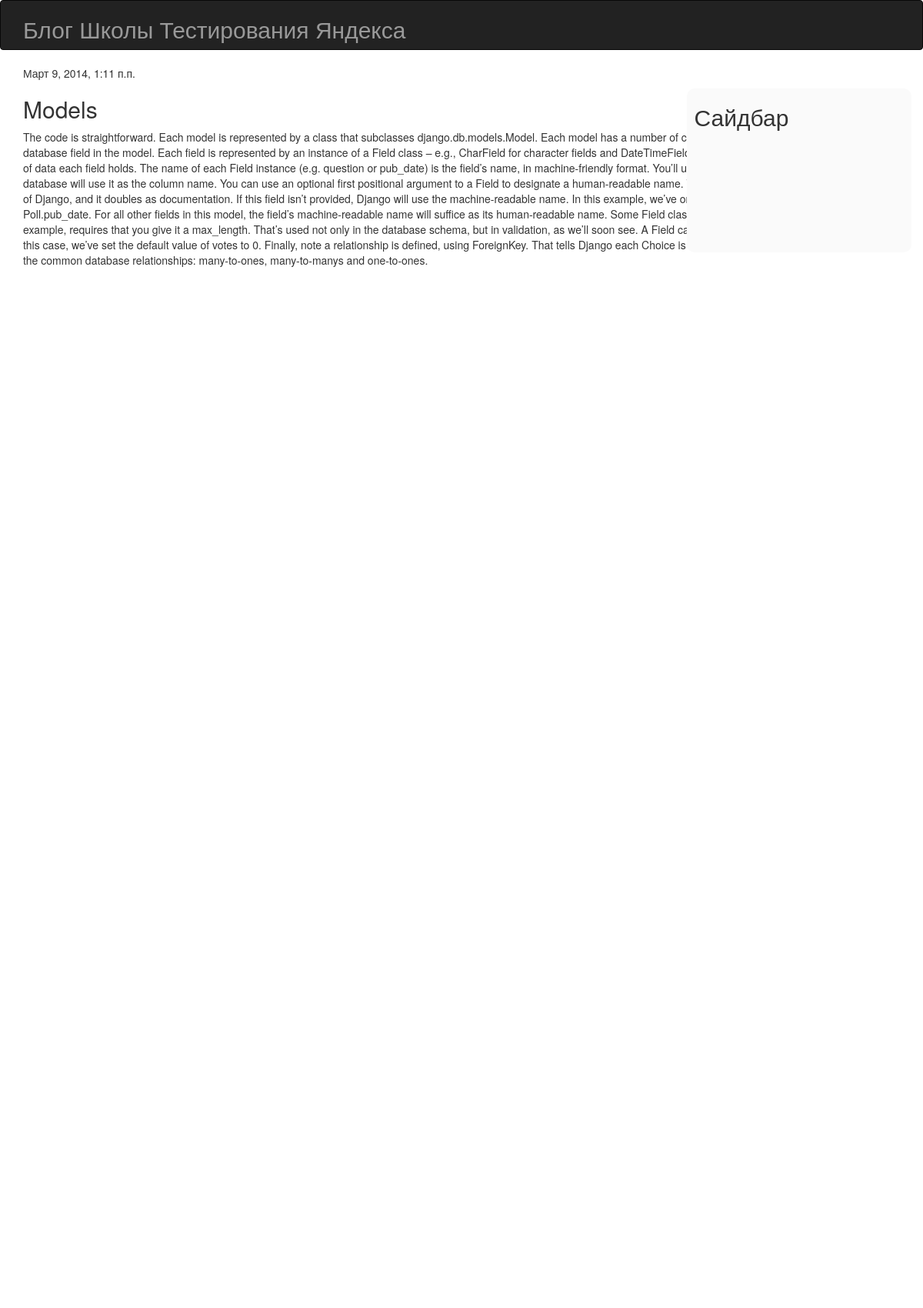
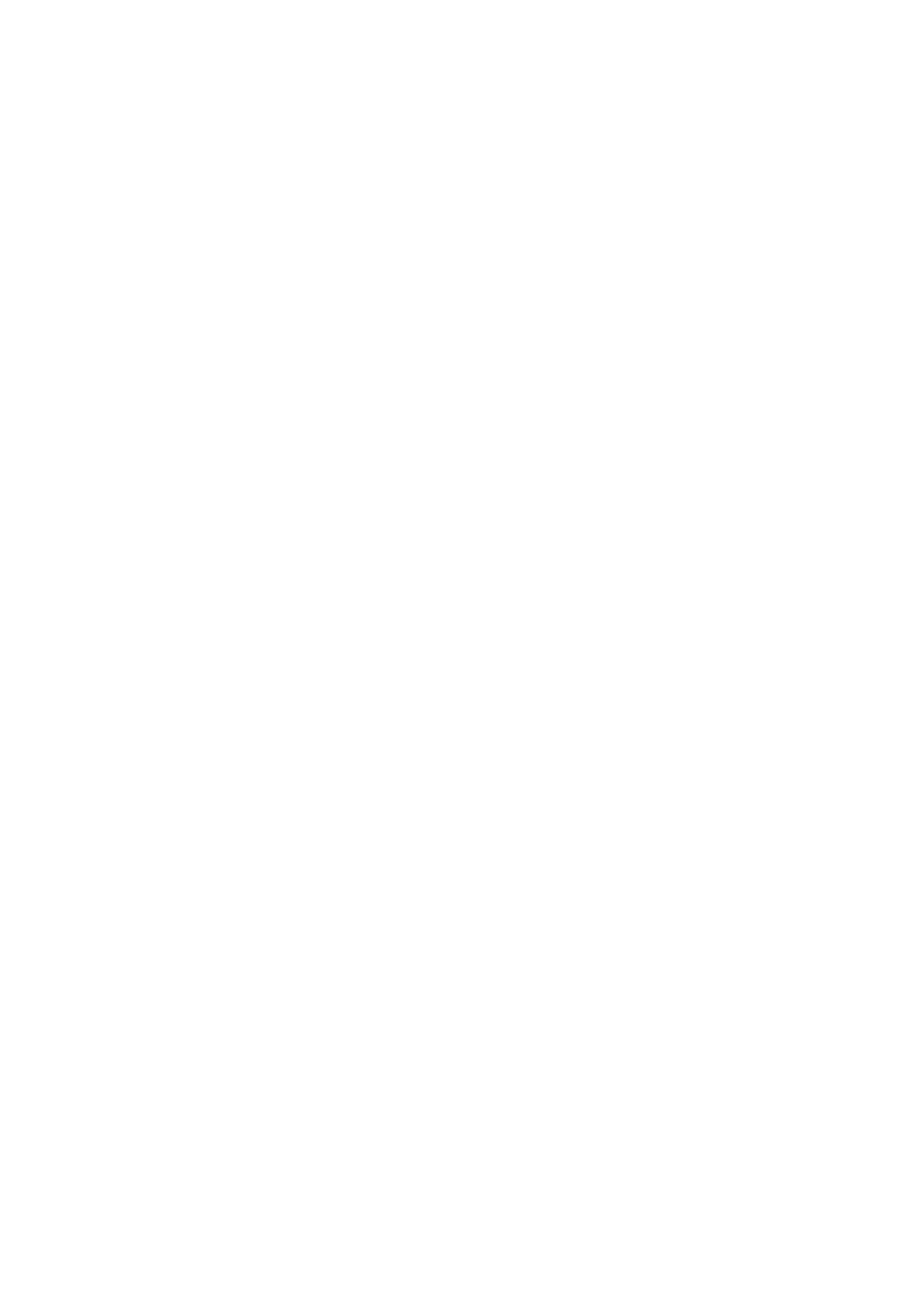
Page /blog/1/ (upper part) on the committed database (2 pictures, top to bottom).
### blog/models.py (models this page shows, shortened)
class Post(models.Model):
	title = models.CharField(max_length=255)
	date = models.DateTimeField('Date')
	content = models.TextField(max_length=10000)

### blog/views.py (the view)
# urls.py: url(r'^(?P<pk>\d+)/$', PostDetailView.as_view()),
class PostDetailView(DetailView):
	model = Post

### blog/templates/blog/post_detail.html
{% extends 'blog/base.html' %}
{% block content %}
    <p>{{ post.date }}</p>
    <h2>{{ post.title }}</h2>
    <p>{{ post.content }}</p>
{% endblock %}

### static/main.css (style rules this page uses)
body, html { height: 100%; min-height: 100%; margin: 0; padding: 0; }

### rows in the picture
Post: date "Март 9, 2014, 1:11 п.п.", title "Models", content "The code is straightforward. Each model is represented by a class that subclasses django.db.models.Model. Each model has a number of class variables, each of which represents a database field in the model. Each field is represented by an instance of a Field class – e.g., CharField for character fields and DateTimeField for datetimes. This tells Django what type of data each field holds. The name of each Field instance (e.g. question or pub_date) is the field’s name, in machine-friendly format. You’ll use this value in your Python code, and your database will use it as the column name. You can use an optional first positional argument to a Field to designate a human-readable name. That’s…"
